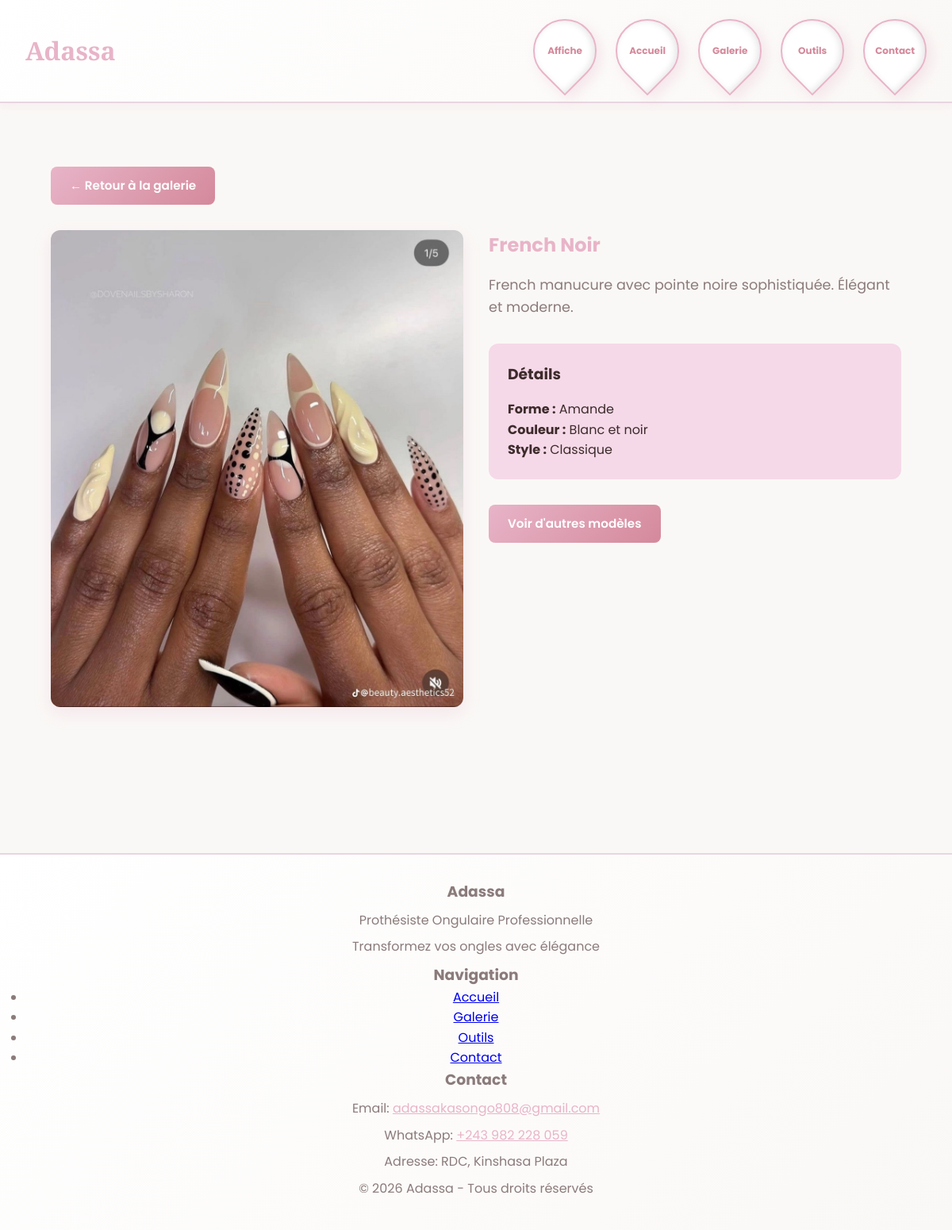
Screenshot of /detail.php?id=2 with the database file from the repository.
### tables this page shows
CREATE TABLE IF NOT EXISTS modeles (
    id INT AUTO_INCREMENT PRIMARY KEY,
    nom VARCHAR(100) NOT NULL,
    description TEXT NOT NULL,
    forme VARCHAR(50),
    couleur VARCHAR(100),
    style VARCHAR(50),
    image VARCHAR(255) NOT NULL,
    date_creation TIMESTAMP DEFAULT CURRENT_TIMESTAMP,
    date_modification TIMESTAMP DEFAULT CURRENT_TIMESTAMP ON UPDATE CURRENT_TIMESTAMP
);

### data_fallback.php (called while the page is built, shortened)
<?php
function getModeleById($id) {
    global $conn, $fallback_modeles;
    if ($conn) {
        $id = intval($id);
        $sql = "SELECT * FROM modeles WHERE id = $id";
        $result = $conn->query($sql);
        if ($result && $result->num_rows > 0) {
            return $result->fetch_assoc();
        }
    }
    return null;
}
?>

### detail.php (the view, shortened to what this page needs)
<?php
include 'header.php';
$id = isset($_GET['id']) ? intval($_GET['id']) : 0;
$modele = getModeleById($id);
?>
    <section class="section">
        <a href="galerie.php" class="btn" style="margin-bottom: 2rem;">← Retour à la galerie</a>
        <div style="display: grid; grid-template-columns: 1fr 1fr; gap: 2rem; align-items: start;">
            <div>
                <img src="<?php echo htmlspecialchars($modele['image']); ?>"
                     alt="<?php echo htmlspecialchars($modele['nom']); ?>"
                     style="width: 100%; border-radius: 12px; box-shadow: 0 8px 20px rgba(232, 180, 200, 0.25);">
            </div>
            <div>
                <h1 style="color: var(--color-primary); margin-bottom: 1rem;"><?php echo htmlspecialchars($modele['nom']); ?></h1>
                <p style="font-size: 1.1rem; color: var(--color-text-light); margin-bottom: 2rem;">
                    <?php echo htmlspecialchars($modele['description']); ?>
                </p>
                <div style="background: var(--color-primary-light); padding: 1.5rem; border-radius: 12px; margin-bottom: 2rem;">
                    <h3 style="margin-bottom: 1rem;">Détails</h3>
                    <p><strong>Forme :</strong> <?php echo htmlspecialchars($modele['forme'] ?? 'Non spécifiée'); ?></p>
                    <p><strong>Couleur :</strong> <?php echo htmlspecialchars($modele['couleur'] ?? 'Non spécifiée'); ?></p>
                    <p><strong>Style :</strong> <?php echo htmlspecialchars($modele['style'] ?? 'Non spécifié'); ?></p>
                </div>
                <a href="galerie.php" class="btn">Voir d'autres modèles</a>
            </div>
        </div>
    </section>
<?php
include 'footer.php';
?>

### style.css (style rules this page uses)
* { margin: 0; padding: 0; box-sizing: border-box; }
:root { --color-primary: #E8B4C8; --color-primary-light: #F5D9E8; --color-primary-dark: #D4899B; --color-background: #FAF8F6; --color-text: #3D2B2B; --color-text-light: #8B7B7B; --color-accent: #C4A5B8; --color-border: #E8D5E0; }
html, body { font-family: 'Poppins', sans-serif; color: var(--color-text); background-color: var(--color-background); line-height: 1.6; }
.section { margin-bottom: 3rem; padding: 2rem; border-radius: 12px; }
.btn { display: inline-block; padding: 0.75rem 1.5rem; background: linear-gradient(135deg, var(--color-primary) 0%, var(--color-primary-dark) 100%); color: white; text-decoration: none; border-radius: 8px; font-weight: 600; transition: all 0.3s ease; border: none; cursor: pointer; font-size: 0.95rem; }

### rows the page displays
modeles: image (picture), nom "French Noir", description "French manucure avec pointe noire sophistiquée. Élégant et moderne.", forme "Amande", couleur "Blanc et noir", style "Classique"
